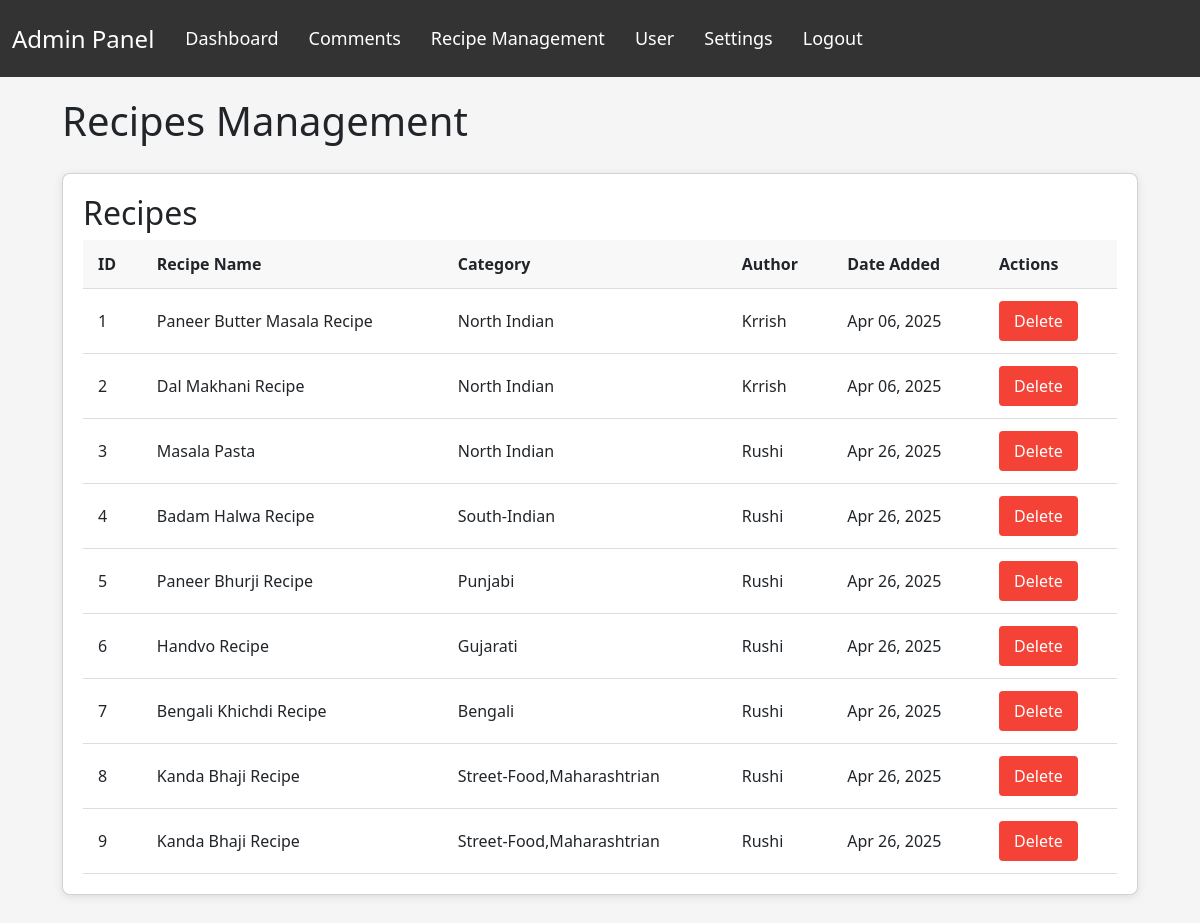
The app's page /admin/recipe_management_page.php with its own data.
### tables this page shows
CREATE TABLE `recipes` (
  `recipe_id` int(11) NOT NULL,
  `user_id` int(11) DEFAULT NULL,
  `title` varchar(255) NOT NULL,
  `description` text DEFAULT NULL,
  `recipe_image` varchar(300) NOT NULL,
  `instructions` longtext DEFAULT NULL CHECK (json_valid(`instructions`)),
  `ingredients` longtext DEFAULT NULL CHECK (json_valid(`ingredients`)),
  `created_at` timestamp NOT NULL DEFAULT current_timestamp()
);

CREATE TABLE `recipe_states` (
  `recipe_states_id` int(11) NOT NULL,
  `recipe_id` int(11) DEFAULT NULL,
  `cooking_time` int(11) DEFAULT NULL,
  `prep_time` int(11) DEFAULT NULL,
  `course` longtext DEFAULT NULL CHECK (json_valid(`course`)),
  `diet` longtext DEFAULT NULL CHECK (json_valid(`diet`)),
  `cuisin` longtext DEFAULT NULL CHECK (json_valid(`cuisin`)),
  `calories` int(11) NOT NULL,
  `protein` int(11) NOT NULL,
  `carbohydrates` int(11) NOT NULL
);

CREATE TABLE `users` (
  `id` int(11) NOT NULL,
  `first_name` varchar(50) NOT NULL,
  `last_name` varchar(50) NOT NULL,
  `email` varchar(150) NOT NULL,
  `password` varchar(300) NOT NULL,
  `role` enum('admin','user') DEFAULT 'user',
  `email_verified` int(11) NOT NULL DEFAULT 0,
  `verification_token` varchar(200) DEFAULT NULL,
  `created_at` timestamp NOT NULL DEFAULT current_timestamp()
);

### admin/recipe_management_page.php (the view, shortened to what this page needs)
<?php include_once 'navbar.php';
    $recentRecipesQuery = "SELECT r.recipe_id, r.title, rs.cuisin, u.first_name, r.created_at
    FROM `recipes` r
    JOIN `recipe_states` rs ON r.recipe_id = rs.recipe_id
    JOIN `users` u ON r.user_id = u.id
    ORDER BY r.created_at";
    $recentRecipes = $con->query($recentRecipesQuery);
?>
<!DOCTYPE html>
<html lang="en">
<head>
</head>
<body>
    <div class="container">
        <div class="content">
            <div class="header">
                <h1>Recipes Management</h1>
            </div>
            <div class="card">
                <h2>Recipes</h2>
                <table>
                    <thead>
                        <tr>
                            <th>ID</th>
                            <th>Recipe Name</th>
                            <th>Category</th>
                            <th>Author</th>
                            <th>Date Added</th>
                            <th>Actions</th>
                        </tr>
                    </thead>
                    <tbody>
                    <?php
                        $i = 1;
                        while($row = mysqli_fetch_assoc($recentRecipes)){ ?>
                            <tr>
                                <td><?php echo $i; ?></td>
                                <td><?php echo $row['title']; ?></td>
                                <td><?php echo json_decode($row['cuisin']);?></td>
                                <td><?php echo $row['first_name']; ?></td>
                                <td><?php echo date('M d, Y', strtotime($row['created_at'])); ?></td>
                                <td>
                                    <a href="delete_recipe.php?rid=<?php echo $row['recipe_id']; ?>">
                                        <button class="btn btn-danger">Delete</button>
                                    </a>
                                </td>
                            </tr>
                        <?php $i++;} ?>
                    </tbody>
                </table>
            </div>
        </div>
    </div>
</body>
</html>

### admin/recipe_management_page.php (style rules this page uses)
a { text-decoration: none; color : white; }
* { box-sizing: border-box; font-family: 'Segoe UI', Tahoma, Geneva, Verdana, sans-serif; }
body { margin: 0; padding: 0; background-color: #f5f5f5; }
.container { display: flex; min-height: 100vh; }
.content { flex: 1; padding: 20px; }
.header { display: flex; justify-content: space-between; align-items: center; margin-bottom: 20px; }
.card { background-color: white; border-radius: 8px; box-shadow: 0 2px 10px rgba(0, 0, 0, 0.1); padding: 20px; margin-bottom: 20px; }
table { width: 100%; border-collapse: collapse; }
table th, table td { padding: 12px 15px; text-align: left; border-bottom: 1px solid #ddd; }
table th { background-color: #f8f8f8; }
.btn { padding: 8px 15px; border: none; border-radius: 4px; cursor: pointer; font-weight: 500; transition: background-color 0.3s; }
.btn-danger { background-color: #f44336; color: white; }

### records on screen
recipes: title "Paneer Butter Masala Recipe", recipe_states.cuisin "North Indian", user.first_name "Krrish", created_at "Apr 06, 2025"
recipes: title "Dal Makhani Recipe", recipe_states.cuisin "North Indian", user.first_name "Krrish", created_at "Apr 06, 2025"
recipes: title "Masala Pasta", recipe_states.cuisin "North Indian", user.first_name "Rushi", created_at "Apr 26, 2025"
recipes: title "Badam Halwa Recipe", recipe_states.cuisin "South-Indian", user.first_name "Rushi", created_at "Apr 26, 2025"
recipes: title "Paneer Bhurji Recipe", recipe_states.cuisin "Punjabi", user.first_name "Rushi", created_at "Apr 26, 2025"
recipes: title "Handvo Recipe", recipe_states.cuisin "Gujarati", user.first_name "Rushi", created_at "Apr 26, 2025"
recipes: title "Bengali Khichdi Recipe", recipe_states.cuisin "Bengali", user.first_name "Rushi", created_at "Apr 26, 2025"
recipes: title "Kanda Bhaji Recipe", recipe_states.cuisin "Street-Food,Maharashtrian", user.first_name "Rushi", created_at "Apr 26, 2025"
recipes: title "Kanda Bhaji Recipe", recipe_states.cuisin "Street-Food,Maharashtrian", user.first_name "Rushi", created_at "Apr 26, 2025"
